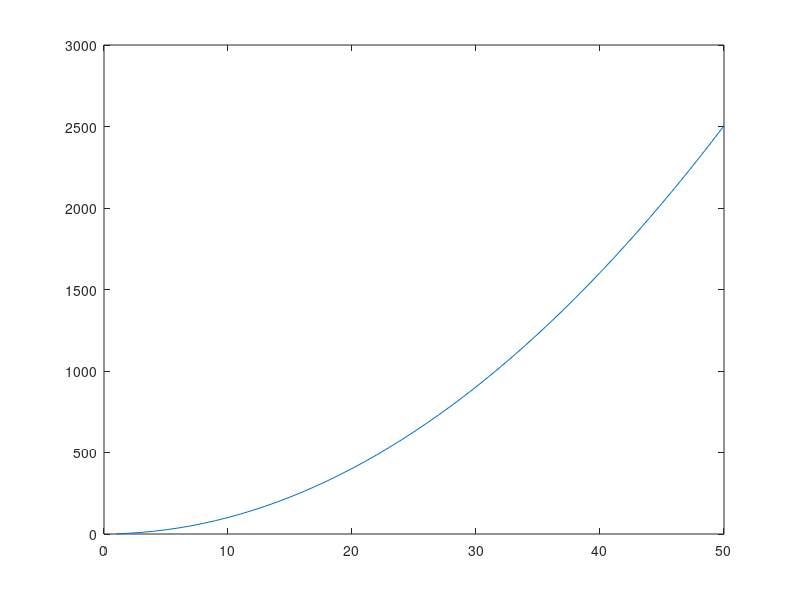
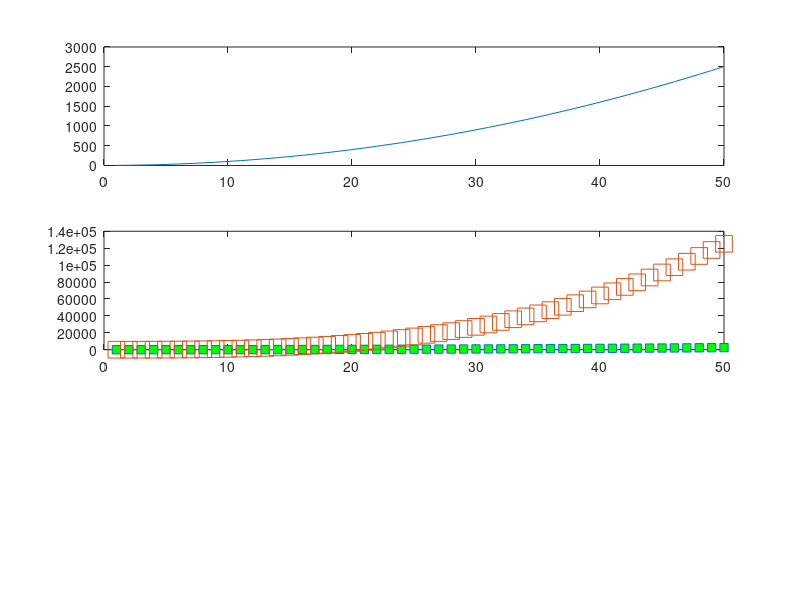
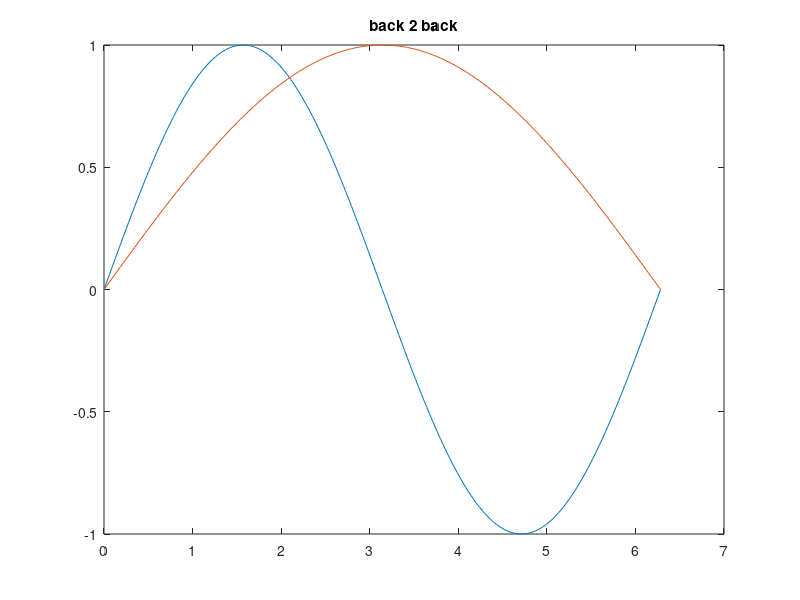
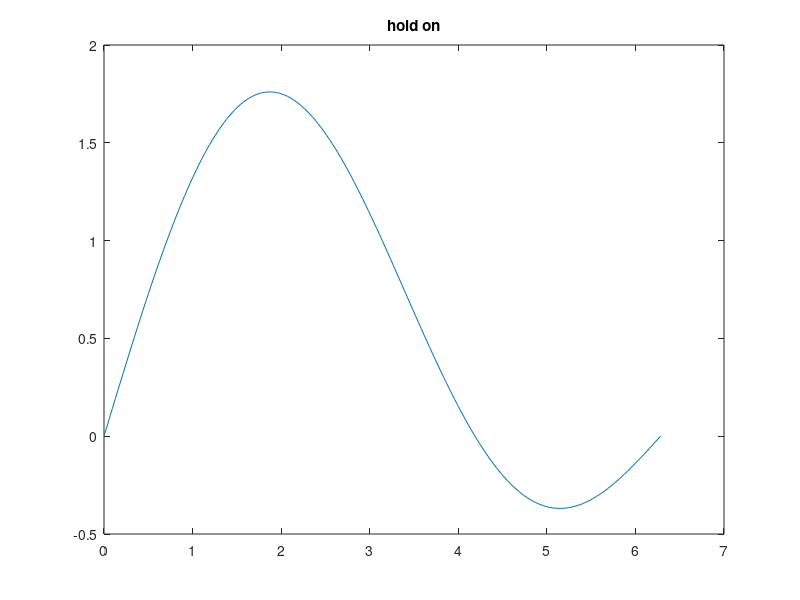

Reproduce these figures in MATLAB, in order. (Note: this script raises an error after producing the figures.)
%% Create some data

x = 1:50;
y = x.^2 + -sin(1./x) + exp(0.03*x); % y(x)
% remember your dots!
z = y.*x; % z(x, y)

%% create a blank figure
figure
% close all
% closes all open windows
%% Plot the data

plot(x, y) % y vs. x
figure
plot(x, z) % z vs. x
% what do you expect to see?

%% Using subplots

subplot(3,1,1) % 1st suplot
plot(x, y) % y vs. x
subplot(3,1,2) % 2nd subplot
plot(x, z) % z vs. x

%% concatenate vectors

xx = [x; x];

yz = [y; z];

%% plot m x n matrices

plot(xx', yz','s')
% plot reads by column

%% using get and set

get(gcf) % get data on current figure

set(gcf, 'Color', [0.9    0.6   0.9 ])

%% using gca

get(gca) % get current axes

set(gca, 'Xscale', 'linear')
set(gca, 'FontSize', 24)

%% using gco

% first select something in a plot
set(gco, 'Color', 'black')
set(gco,'ydata', log(z))

%% using children of objects

plot(xx', yz' , 's')
ch = get(gca,'Children');
set(ch(1),'markersize',12)
set(ch(2),'markerfacecolor','g')

%% multiple lines on one graph

x= 0:pi/100:2*pi;
y=sin(x);
z=sin(x/2);

figure, plot(x,y,x,z)
title('back 2 back')

figure
plot(x,y+z)
% hold on
% plot(x,z)
title('hold on')

%% general advice
% cntr + R adds comment blocks
% cntr + T uncomments blocked comments

%% images

n = imread('nebula1.jpg');
b = imread('bird.jfif');

% three ways to display images
subplot(2,2,1)
image( b )  
title('image')  % 

subplot(2,2,2), imshow( n ) , title('imshow')  %

subplot(2,2,3), imagesc( n ) , title('imagesc') %

% be careful about the format of your images!
subplot(2,2,4), imagesc(sum(n,3)/3) , title('sum')

%% decrease resolution of image

n = n(1:5:end, 1:5:end, :);
imshow(n)

%% be careful about the format of your images!
sum1= sum(b,3)/3;
sum2= sum( double(b) ,3)/3;

figure, imagesc([sum1 sum2]) , title('sums')


